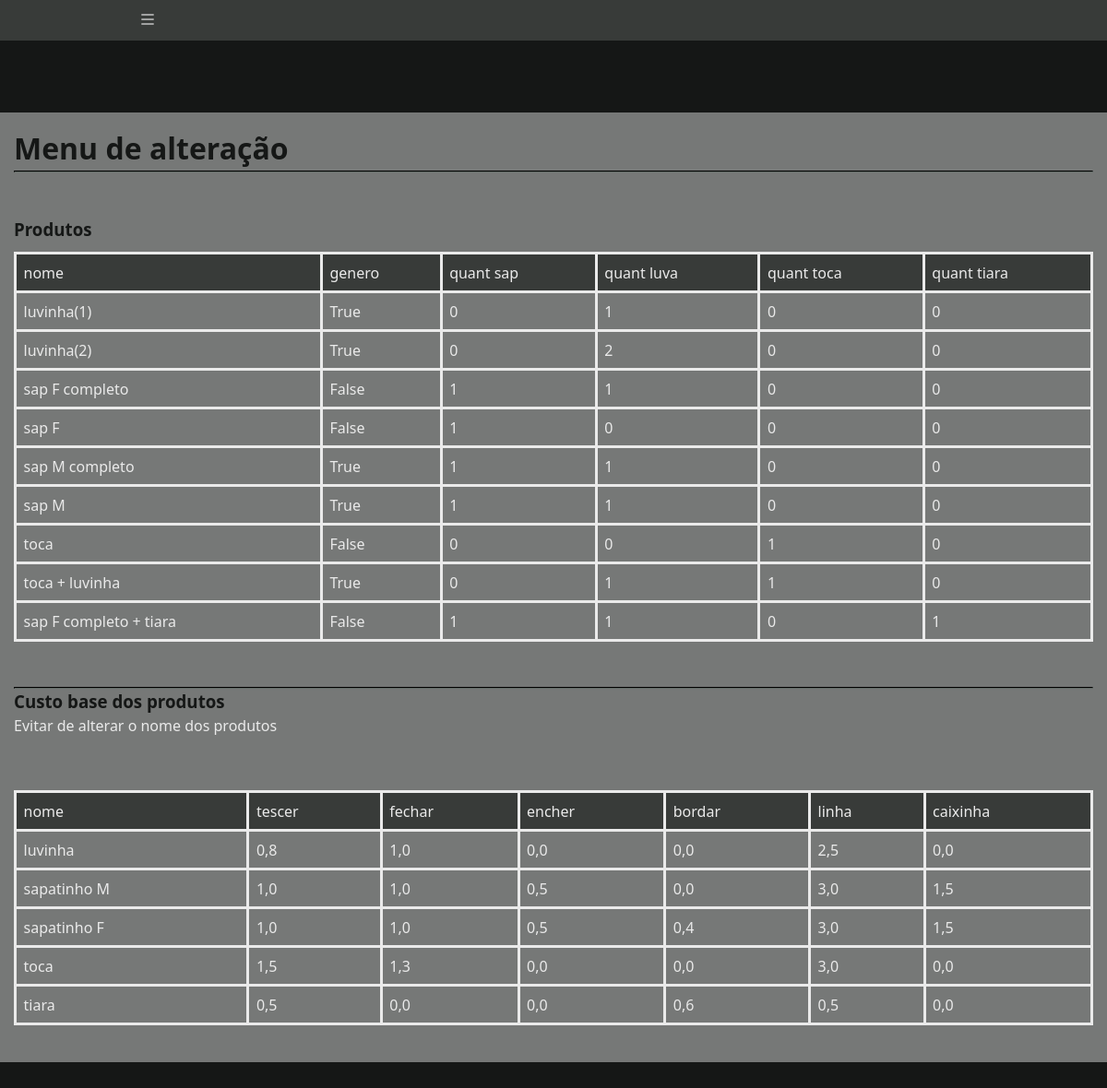
The app's page /Alterar/ with its own data.
### Venda/models.py (models this page shows, shortened)
class Product(models.Model):
    class Meta:
        verbose_name = 'Produto'
        verbose_name_plural = 'Produtos'
    name = models.CharField(max_length = 100, default = "")
    gender = models.BooleanField(default = 0)
    shoeUnits = models.IntegerField(default = 0)
    gloveUnits = models.IntegerField(default = 0)
    denUnits = models.IntegerField(default = 0)
    tiaraUnits = models.IntegerField(default = 0)

class Product_Base_Cost(models.Model):
    class Meta:
        verbose_name = 'Produto_base'
        verbose_name_plural = 'Produtos_bases'
    Name = models.CharField(max_length = 100)
    Weaving = models.FloatField()
    Close = models.FloatField()
    Fill = models.FloatField()
    Embroider = models.FloatField()
    Line = models.FloatField()
    Box = models.FloatField(default = 0.00)

### Venda/views/Modify.py (the view)
# urls.py: path('Alterar/', views.Modify_Menu, name = 'Modify-Menu'),
def Modify_Menu(request):
    products = Product.objects.all()
    base_cost = Product_Base_Cost.objects.all()
    context = {
        'title' : 'Alterar',
        'sub_titulo' : 'Menu de alteração',
        'categories_product' : categories_product,
        'products' : products,
        'base_cost' : base_cost,
        'categories_base_cost' : categories_base_cost
    }
    return render(
        request,
        'Sales/Modify_menu.html',
        context = context
    )

### Venda/templates/Sales/Modify_menu.html
{% extends "global/base.html" %}
{% block body_page %}
<br>
<br>
<div class="content">
    <h1>{{sub_titulo}}</h1>
    <hr>
    <br>
    <br>
    <h3>Produtos</h3>
    <table>
        <tr class = "table-title">
            {% for cat in categories_product %}
                <td><p>{{cat}}</p></td>
            {% endfor %}
        </tr>
        {% for prod in products %}
            <tr>
                <td><a href = "{% url 'Sales:Modify-Product' prod.pk %}">{{prod.name}}</a></td>
                <td><p>{{prod.gender}}</p></td>
                <td><p>{{prod.shoeUnits}}</p></td>
                <td><p>{{prod.gloveUnits}}</p></td>
                <td><p>{{prod.denUnits}}</p></td>
                <td><p>{{prod.tiaraUnits}}</p></td>
            </tr>
        {% endfor %}
    </table>
    <br>
    <hr>
    <h3>Custo base dos produtos</h3>
    <p>Evitar de alterar o nome dos produtos</p>
    <br>
    <br>
    <table>
        <tr class = "table-title">
            {% for cat in categories_base_cost %}
                <td><p>{{cat}}</p></td>
            {% endfor %}
        </tr>
        {% for bc in base_cost %}
            <tr>
                <td><a class = "header-link link" href = "{% url 'Sales:Modify-Product-Base' bc.pk %}">{{bc.Name}}</a></td>
                <td><p>{{bc.Weaving}}</p></td>
                <td><p>{{bc.Close}}</p></td>
                <td><p>{{bc.Fill}}</p></td>
                <td><p>{{bc.Embroider}}</p></td>
                <td><p>{{bc.Line}}</p></td>
                <td><p>{{bc.Box}}</p></td>
            </tr>
        {% endfor %}
    </table>
</div>
{% endblock body_page %}

### base_static/global/css/style.css (style rules this page uses)
:root { --espaço: 1.5rem; --largura-pagina-principal: 120rem; --fonte-pequena: 1.6rem; --fonte-grande: 3.2rem; --fonte-extra-grade: 4rem; --transicao-rapida: 300ms; --espessuraBorda: 0.3rem; --raioBorda: 4px; --corPreta: #151716; --corCinza: #383B39; --corCinzaClaro: #767877; --corBranca: #EAEAEA; --corVerdeEscuro: #042D29; }
*, *::before, *::after { margin: 0; padding: 0; box-sizing: border-box; }
html { font-size: 62.5%; }
body { font-family: system-ui, -apple-system, BlinkMacSystemFont, 'Segoe UI', Roboto, Oxygen, Ubuntu, Cantarell, 'Open Sans', 'Helvetica Neue', sans-serif; line-height: 1.5; font-size: var(--fonte-pequena); color: var(--corBranca); -webkit-font-smoothing: antialiased; background: var(--corPreta); }
a { text-decoration: none; color: var(--corBranca); }
.content { max-width: var(--largura-pagina-principal); margin: calc(var(--espaço) * 2) auto; padding: var(--espaço); background: var(--corCinzaClaro); }
.content h1, h3 { color: var(--corPreta); }
hr { border-color: var(--corPreta); }
table { width: 100%; margin-bottom: 25px; display: flexbox; justify-content: center; margin-top: 1rem; border-collapse: collapse; font-size: var(--fonte-pequena); }
.table-title { background: var(--corCinza); }
th, td { border: solid; text-align: left; padding: calc(var(--espaço) / 2); }
@media (min-width: 600px) { .content { grid-template-columns: repeat(auto-fill, minmax(18rem, 1fr)); } }

### records on screen
Product: name "luvinha(1)", gender "True", shoeUnits "0", gloveUnits "1", denUnits "0", tiaraUnits "0"
Product: name "luvinha(2)", gender "True", shoeUnits "0", gloveUnits "2", denUnits "0", tiaraUnits "0"
Product: name "sap F completo", gender "False", shoeUnits "1", gloveUnits "1", denUnits "0", tiaraUnits "0"
Product: name "sap F", gender "False", shoeUnits "1", gloveUnits "0", denUnits "0", tiaraUnits "0"
Product: name "sap M completo", gender "True", shoeUnits "1", gloveUnits "1", denUnits "0", tiaraUnits "0"
Product: name "sap M", gender "True", shoeUnits "1", gloveUnits "1", denUnits "0", tiaraUnits "0"
Product: name "toca", gender "False", shoeUnits "0", gloveUnits "0", denUnits "1", tiaraUnits "0"
Product: name "toca + luvinha", gender "True", shoeUnits "0", gloveUnits "1", denUnits "1", tiaraUnits "0"
Product: name "sap F completo + tiara", gender "False", shoeUnits "1", gloveUnits "1", denUnits "0", tiaraUnits "1"
Product_Base_Cost: Name "luvinha", Weaving "0,8", Close "1,0", Fill "0,0", Embroider "0,0", Line "2,5", Box "0,0"
Product_Base_Cost: Name "sapatinho M", Weaving "1,0", Close "1,0", Fill "0,5", Embroider "0,0", Line "3,0", Box "1,5"
Product_Base_Cost: Name "sapatinho F", Weaving "1,0", Close "1,0", Fill "0,5", Embroider "0,4", Line "3,0", Box "1,5"
Product_Base_Cost: Name "toca", Weaving "1,5", Close "1,3", Fill "0,0", Embroider "0,0", Line "3,0", Box "0,0"
Product_Base_Cost: Name "tiara", Weaving "0,5", Close "0,0", Fill "0,0", Embroider "0,6", Line "0,5", Box "0,0"

### other values on screen
{{ sub_titulo }} "Menu de alteração"
{{ cat }} "nome" "genero" "quant sap" "quant luva" "quant toca" "quant tiara"
{{ cat }} "nome" "tescer" "fechar" "encher" "bordar" "linha" "caixinha"
